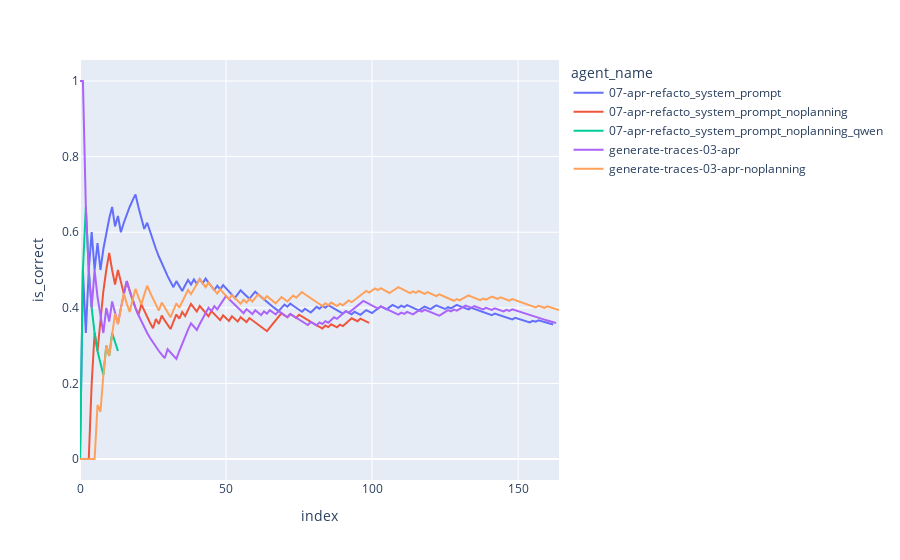

The code cell stored with this chart in its notebook:
### Code cell
import plotly.express as px


cumulative_df = (
    (
        sel_df.groupby("agent_name")[["is_correct", "is_near_correct"]]
        .expanding(min_periods=1, axis=0, method="single")
        .agg({"is_correct": "mean", "is_near_correct": "count"})
        .reset_index()
    )
    .copy()
    .rename(columns={"is_near_correct": "index"})
)
cumulative_df["index"] = cumulative_df["index"].astype(int) - 1


def find_question(row):
    try:
        res = sel_df.loc[sel_df["agent_name"] == row["agent_name"], "question"].iloc[row["index"]][:50]
        return res
    except Exception:
        return ""


cumulative_df["question"] = cumulative_df.apply(find_question, axis=1)
# cumulative_df["question"] = [el[:50] for el in sel_df["question"].values]

# cumulative_df["is_correct"] = cumulative_df["is_correct"] * (165 - 68) / 165

px.line(
    cumulative_df,
    color="agent_name",
    x="index",
    y="is_correct",
    hover_data="question",
)

### Figure 1 — Plotly figure (JSON) as saved in the notebook; plotly's stock layout.template omitted (floating-point values rounded to 4 significant figures; data arrays with more than 128 entries replaced by an {"elided": "..."} marker saying what was removed)
{"data": [{"customdata": {"elided": "163x1 str values"}, "hovertemplate": "agent_name=07-apr-refacto_system_prompt<br>index=%{x}<br>is_correct=%{y}<br>question=%{customdata[0]}<extra></extra>", "legendgroup": "07-apr-refacto_system_prompt", "line": {"color": "#636efa", "dash": "solid"}, "marker": {"symbol": "circle"}, "mode": "lines", "name": "07-apr-refacto_system_prompt", "orientation": "v", "showlegend": true, "type": "scatter", "x": {"elided": "163 int values"}, "xaxis": "x", "y": {"elided": "163 float values"}, "yaxis": "y"}, {"customdata": [["In Unlambda, what exact charcter or text needs to "], ["An office held a Secret Santa gift exchange where "], ["Using the Biopython library in Python, parse the P"], ["When you take the average of the standard populati"], [".rewsna eht sa \"tfel\" drow eht fo etisoppo eht eti"], ["The attached spreadsheet shows the inventory for a"], ["What's the last line of the rhyme under the flavor"], ["I’m researching species that became invasive after"], ["If Eliud Kipchoge could maintain his record-making"], ["What was the volume in m^3 of the fish bag that wa"], ["How many studio albums were published by Mercedes "], ["If we assume all articles published by Nature in 2"], ["In April of 1977, who was the Prime Minister of th"], ["My family reunion is this week, and I was assigned"], ["Which of the text elements under CATEGORIES in the"], ["Each cell in the attached spreadsheet represents a"], ["The object in the British Museum's collection with"], ["In Series 9, Episode 11 of Doctor Who, the Doctor "], ["In the video https://www.youtube.com/watch?v=L1vXC"], ["Here's a fun riddle that I think you'll enjoy.\n\nYo"], ["What is the maximum length in meters of #9 in the "], ["What integer-rounded percentage of the total lengt"], ["In the fictional language of Tizin, basic sentence"], ["How many High Energy Physics - Lattice articles li"], ["In the 2018 VSCode blog post on replit.com, what w"], ["The photograph in the Whitney Museum of American A"], ["How many applicants for the job in the PDF are onl"], ["A paper about AI regulation that was originally su"], ["¬(A ∧ B) ↔ (¬A ∨ ¬B)\n¬(A ∨ B) ↔ (¬A ∧ ¬B)\n(A → B) "], ["In July 2, 1959 United States standards for grades"], ["Review the chess position provided in the image. I"], ["Of the authors (First M. Last) that worked on the "], ["What two-word type of model did Manash Pratim Kash"], ["The attached file contains a list of vendors in th"], ["Compute the check digit the Tropicos ID for the Or"], ["The following numbers function similarly to ISBN 1"], ["I need to fact-check a citation. This is the citat"], ["In Emily Midkiff's June 2014 article in a journal "], ["Given this table defining * on the set S = {a, b, "], ["Could you help me out with this assignment? Our pr"], ["According to Google Finance, when was the first ye"], ["What writer is quoted by Merriam-Webster for the W"], ["In Nature journal's Scientific Reports conference "], ["As a comma separated list with no whitespace, usin"], ["Using bass clef notes, what is the age of someone "], ["In terms of geographical distance between capital "], ["What are the EC numbers of the two most commonly u"], ["Assuming scientists in the famous youtube video Th"], ["The attached file lists accommodations in the reso"], ["Who nominated the only Featured Article on English"], ["What is the minimum number of page links a person "], ["You are a telecommunications engineer who wants to"], ["If there is anything that doesn't make sense in th"], ["According to Box Office Mojo's 2020 Worldwide Box "], ["The attached file shows a list of books in the col"], ["In the year 2022, and before December, what does \""], ["You are Van Helsing, a renowned vampire hunter. A "], ["Given $x_0 = -5$ and $f(x) = x^3 + 4x^2 - 3x + 8$,"], ["In Valentina Re’s contribution to the 2017 book “W"], ["The Metropolitan Museum of Art has a portrait in i"], ["In the NCATS PubChem compound database for Food Ad"], ["This is a secret message my friend gave me. It say"], ["On a leap day before the year 2008, a joke was rem"], ["What animals that were mentioned in both Ilias Lag"], ["What is the area of the green polygon in the attac"], ["How many pages if the 2023 IPCC report (85 pages v"], ["Examine the video at https://www.youtube.com/watch"], ["The attached file shows the locomotives in the col"], ["Find the value of x to the nearest tenth: Lx = (d/"], ["How many slides in this PowerPoint presentation me"], ["What is the average number of pre-2020 works on th"], ["I'm making a grocery list for my mom, but she's a "], ["The attached spreadsheet contains the sales of men"], ["I went to Virtue restaurant & bar in Chicago for m"], ["In the NIH translation of the original 1913 Michae"], ["According to wikipedia, how many Asian countries s"], ["Which contributor to the version of OpenCV where s"], ["Under DDC 633 on Bielefeld University Library's BA"], ["What percentage of the total penguin population ac"], ["Look at the attached image. The quiz is scored as "], ["I have the Standard plan in the image below, and I"], ["The attached image contains a Python script. Run t"], ["It's May 2023, and I'm about to drive across the U"], ["How many edits were made to the Wikipedia page on "], ["Hi, I'm making a pie but I could use some help wit"], ["What is the volume in milliliters of a system comp"], ["The attached PDF lists accommodations in the resor"], ["This spreadsheet contains a list of clients for a "], ["You are given this Excel file as a map. You start "], ["What is the final numeric output from the attached"], ["Who composed the song that was performed by a roos"], ["What is the last word before the second chorus of "], ["Who did the actor who played Ray in the Polish-lan"], ["Use density measures from the chemistry materials "], ["In the Scikit-Learn July 2017 changelog, what othe"], ["The year is 2022. I am at the National Air and Spa"], ["Pull out the sentence in the following 5x7 block o"], ["The YouTube channel Game Grumps began a Let’s Play"], ["Bob was invited to participate in a game show, and"], ["I was referencing each of the tables in the file f"]], "hovertemplate": "agent_name=07-apr-refacto_system_prompt_noplanning<br>index=%{x}<br>is_correct=%{y}<br>question=%{customdata[0]}<extra></extra>", "legendgroup": "07-apr-refacto_system_prompt_noplanning", "line": {"color": "#EF553B", "dash": "solid"}, "marker": {"symbol": "circle"}, "mode": "lines", "name": "07-apr-refacto_system_prompt_noplanning", "orientation": "v", "showlegend": true, "type": "scatter", "x": [0, 1, 2, 3, 4, 5, 6, 7, 8, 9, 10, 11, 12, 13, 14, 15, 16, 17, 18, 19, 20, 21, 22, 23, 24, 25, 26, 27, 28, 29, 30, 31, 32, 33, 34, 35, 36, 37, 38, 39, 40, 41, 42, 43, 44, 45, 46, 47, 48, 49, 50, 51, 52, 53, 54, 55, 56, 57, 58, 59, 60, 61, 62, 63, 64, 65, 66, 67, 68, 69, 70, 71, 72, 73, 74, 75, 76, 77, 78, 79, 80, 81, 82, 83, 84, 85, 86, 87, 88, 89, 90, 91, 92, 93, 94, 95, 96, 97, 98, 99], "xaxis": "x", "y": [0, 0, 0, 0, 0.2, 0.3333, 0.2857, 0.375, 0.4444, 0.5, 0.5455, 0.5, 0.4615, 0.5, 0.4667, 0.4375, 0.4706, 0.4444, 0.4211, 0.4, 0.381, 0.4091, 0.3913, 0.375, 0.36, 0.3462, 0.3704, 0.3571, 0.3793, 0.3667, 0.3548, 0.3438, 0.3636, 0.3824, 0.3714, 0.3889, 0.3784, 0.3947, 0.4103, 0.4, 0.3902, 0.4048, 0.3953, 0.3864, 0.3778, 0.3913, 0.383, 0.375, 0.3673, 0.38, 0.3725, 0.3654, 0.3774, 0.3704, 0.3636, 0.375, 0.3684, 0.3621, 0.3729, 0.3667, 0.3607, 0.3548, 0.3492, 0.3438, 0.3385, 0.3485, 0.3582, 0.3676, 0.3768, 0.3857, 0.3803, 0.375, 0.3836, 0.3784, 0.3733, 0.3816, 0.3766, 0.3718, 0.3671, 0.3625, 0.358, 0.3537, 0.3494, 0.3452, 0.3529, 0.3488, 0.3563, 0.3523, 0.3483, 0.3556, 0.3516, 0.3587, 0.3656, 0.3723, 0.3684, 0.3646, 0.3711, 0.3673, 0.3636, 0.36], "yaxis": "y"}, {"customdata": [["Using the Biopython library in Python, parse the P"], ["The attached spreadsheet shows the inventory for a"], ["What was the volume in m^3 of the fish bag that wa"], ["When you take the average of the standard populati"], ["If we assume all articles published by Nature in 2"], ["If Eliud Kipchoge could maintain his record-making"], ["An office held a Secret Santa gift exchange where "], ["In Series 9, Episode 11 of Doctor Who, the Doctor "], ["¬(A ∧ B) ↔ (¬A ∨ ¬B)\n¬(A ∨ B) ↔ (¬A ∧ ¬B)\n(A → B) "], ["My family reunion is this week, and I was assigned"], ["Each cell in the attached spreadsheet represents a"], ["How many studio albums were published by Mercedes "], ["Here's a fun riddle that I think you'll enjoy.\n\nYo"], ["Which of the text elements under CATEGORIES in the"]], "hovertemplate": "agent_name=07-apr-refacto_system_prompt_noplanning_qwen<br>index=%{x}<br>is_correct=%{y}<br>question=%{customdata[0]}<extra></extra>", "legendgroup": "07-apr-refacto_system_prompt_noplanning_qwen", "line": {"color": "#00cc96", "dash": "solid"}, "marker": {"symbol": "circle"}, "mode": "lines", "name": "07-apr-refacto_system_prompt_noplanning_qwen", "orientation": "v", "showlegend": true, "type": "scatter", "x": [0, 1, 2, 3, 4, 5, 6, 7, 8, 9, 10, 11, 12, 13], "xaxis": "x", "y": [0, 0.5, 0.6667, 0.5, 0.4, 0.3333, 0.2857, 0.25, 0.2222, 0.3, 0.2727, 0.3333, 0.3077, 0.2857], "yaxis": "y"}, {"customdata": {"elided": "164x1 str values"}, "hovertemplate": "agent_name=generate-traces-03-apr<br>index=%{x}<br>is_correct=%{y}<br>question=%{customdata[0]}<extra></extra>", "legendgroup": "generate-traces-03-apr", "line": {"color": "#ab63fa", "dash": "solid"}, "marker": {"symbol": "circle"}, "mode": "lines", "name": "generate-traces-03-apr", "orientation": "v", "showlegend": true, "type": "scatter", "x": {"elided": "164 int values"}, "xaxis": "x", "y": {"elided": "164 float values"}, "yaxis": "y"}, {"customdata": {"elided": "165x1 str values"}, "hovertemplate": "agent_name=generate-traces-03-apr-noplanning<br>index=%{x}<br>is_correct=%{y}<br>question=%{customdata[0]}<extra></extra>", "legendgroup": "generate-traces-03-apr-noplanning", "line": {"color": "#FFA15A", "dash": "solid"}, "marker": {"symbol": "circle"}, "mode": "lines", "name": "generate-traces-03-apr-noplanning", "orientation": "v", "showlegend": true, "type": "scatter", "x": {"elided": "165 int values"}, "xaxis": "x", "y": {"elided": "165 float values"}, "yaxis": "y"}], "layout": {"legend": {"title": {"text": "agent_name"}, "tracegroupgap": 0}, "margin": {"t": 60}, "xaxis": {"anchor": "y", "domain": [0, 1], "title": {"text": "index"}}, "yaxis": {"anchor": "x", "domain": [0, 1], "title": {"text": "is_correct"}}}}
